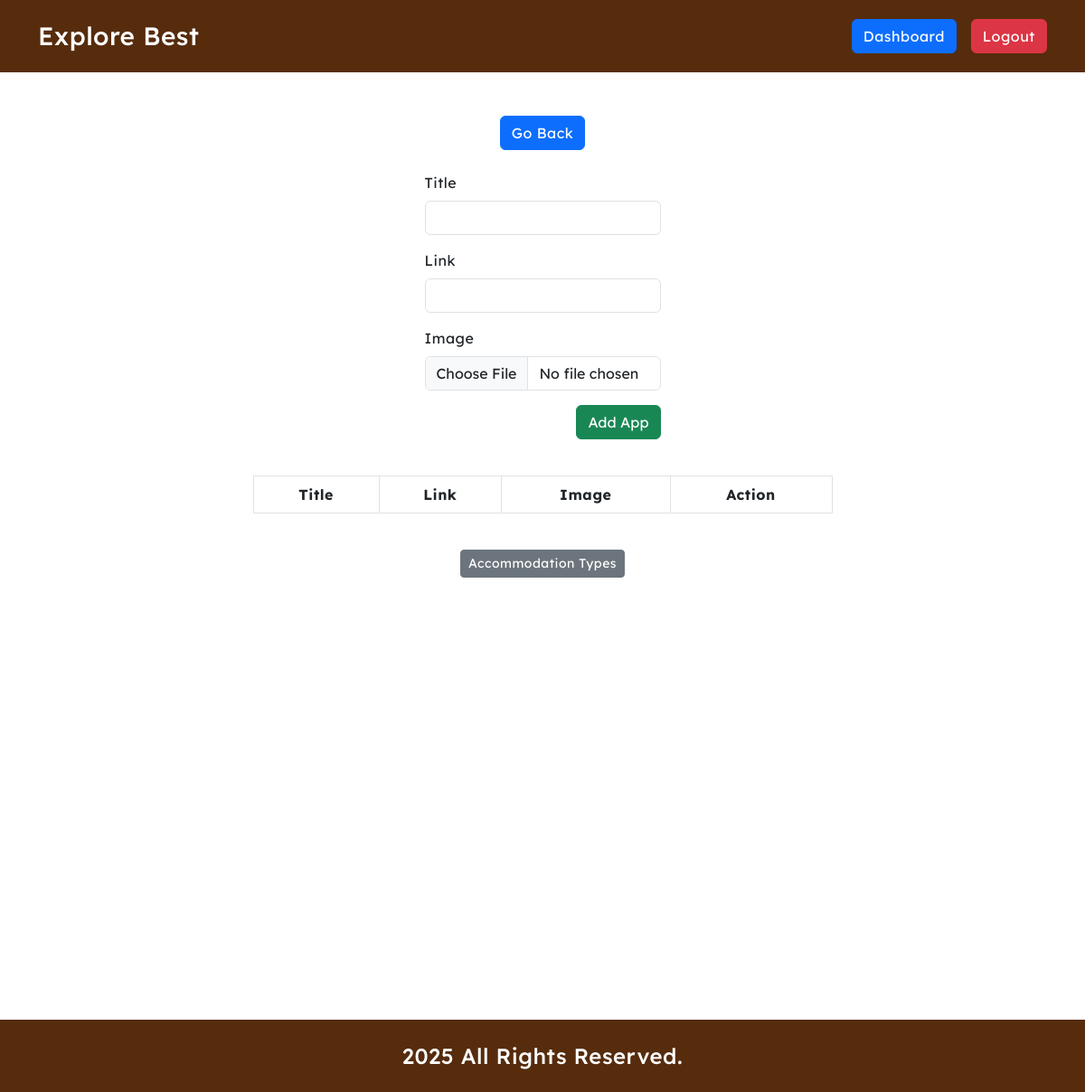
The app's page /admin_app.php (signed in), older data.
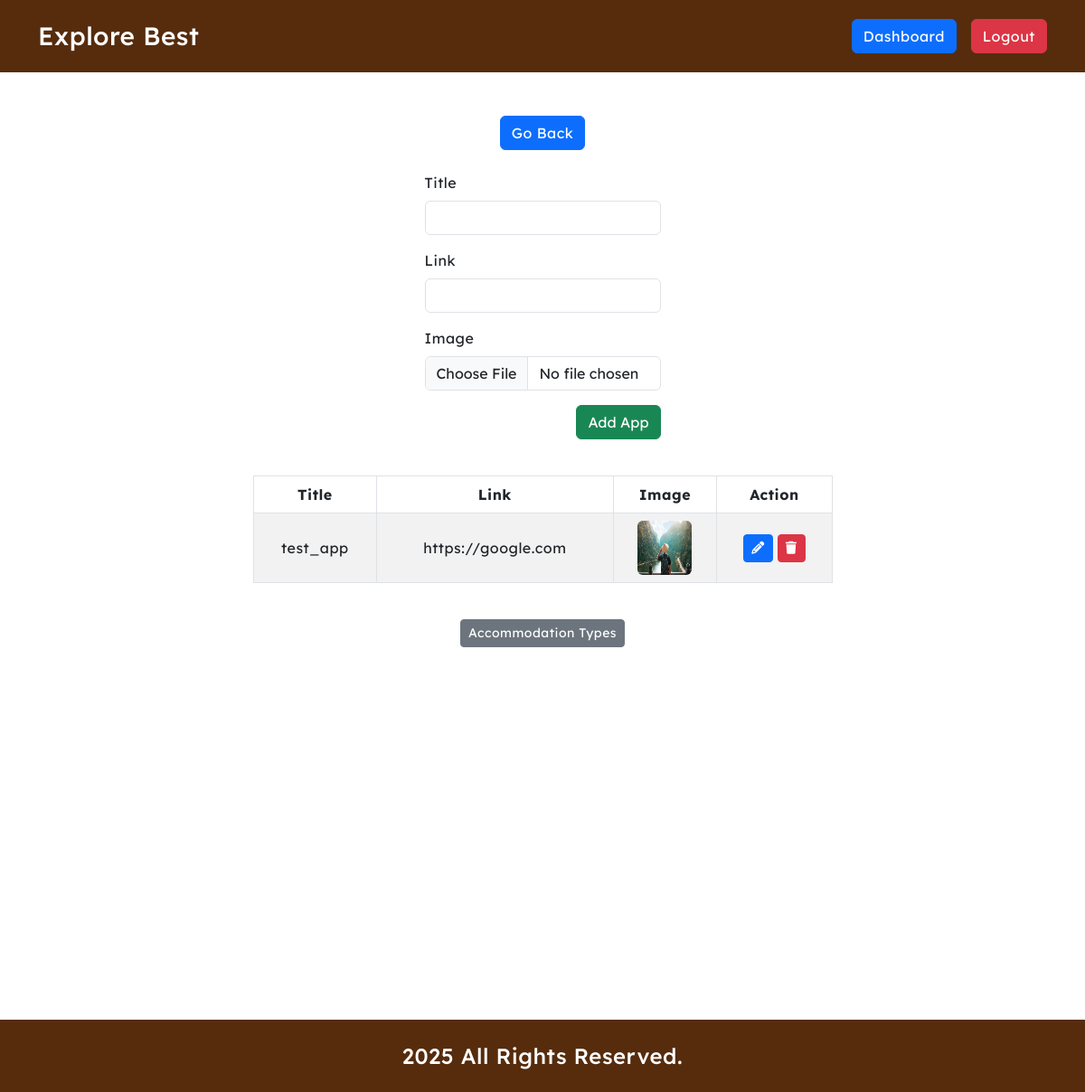
The same page, newer data.
### tables this page shows
CREATE TABLE `applications` (
  `id` int(11) NOT NULL,
  `title` varchar(255) NOT NULL,
  `link` varbinary(255) NOT NULL,
  `image` text NOT NULL
);

### admin_app.php (the view, shortened to what this page needs)
<?php
require_once 'core/database.php';
?>
<!DOCTYPE html>
<html lang="en">
<head>
    <?php include_once "includes/external_css.php"; ?>
</head>
<body id="adminDashboard">
    <?php include_once "includes/header.php"; ?>
    <main>
        <div class="container my-5">
            <div class="row">
                <div class="col-12">
                    <div class="btn_wrapper d-flex justify-content-center gap-2">
                        <a href="./adminDashboard.php" class="btn btn-primary">Go Back</a>
                    </div>
                </div>
            </div>
            <form id="add_app_form" enctype="multipart/form-data" class="app_form my-4">
                <div class="row">
                    <div class="col-12 col-md-3 mx-auto">
                        <div class="row">
                            <div class="col-12 mx-auto mb-3">
                                <div class="form-group">
                                    <label for="title" class="form-label">Title</label>
                                    <input type="text" name="title" id="title" class="form-control" required>
                                </div>
                            </div>
                            <div class="col-12 mx-auto mb-3">
                                <div class="form-group">
                                    <label for="link" class="form-label">Link</label>
                                    <input type="url" name="link" id="link" class="form-control" required>
                                </div>
                            </div>
                            <div class="col-12 mx-auto mb-3">
                                <div class="form-group">
                                    <label for="image" class="form-label">Image</label>
                                    <input type="file" name="image" id="image" class="form-control" required>
                                </div>
                            </div>
                            <div class="col-12 mb-3">
                                <div class="form-group d-flex justify-content-end">
                                    <button type="submit" class="btn btn-success">Add App</button>
                                </div>
                            </div>
                        </div>
                    </div>
                </div>
            </form>
            <div class="row">
                <div class="col-12 col-md-7 mx-auto">
                    <table id="type-table"
                        class="table table-bordered table-striped table-responsive text-center align-middle">
                        <thead>
                            <tr>
                                <th class="text-center">Title</th>
                                <th class="text-center">Link</th>
                                <th class="text-center">Image</th>
                                <th class="text-center">Action</th>
                            </tr>
                        </thead>
                        <tbody>
                            <?php
                            $app_Q = $db->query("CALL `get_apps`()");
                            if ($app_Q->num_rows > 0):
                                while ($app = $app_Q->fetch_object()): ?>
                                    <tr>
                                        <td><?= $app->title ?></td>
                                        <td><?= $app->link ?></td>
                                        <td><img src="<?= $app->image ?>" width="60" height="60" class="rounded d-block mx-auto"
                                                alt="app-<?= $app->app_id ?>">
                                        </td>
                                        <td>
                                            <a href="#!" data-id="<?= $app->app_id ?>" data-title="<?= $app->title ?>"
                                                data-link="<?= $app->link ?>" class="btn btn-sm btn-primary btn-upd-app"><i
                                                    class="fas fa-pencil"></i></a>
                                            <a href="#!" data-id="<?= $app->app_id ?>" data-table="applications" data-msg="App"
                                                class="btn btn-sm btn-danger btn-del"><i class="fas fa-trash"></i></a>
                                        </td>
                                    </tr>
                                    <?php
                                endwhile;
                            endif;
                            ?>
                        </tbody>
                    </table>
                </div>
            </div>
            <div class="row mt-4">
                <div class="col-12 text-center">
                    <a href="#!" class="btn btn-secondary btn-sm">Accommodation Types</a>
                </div>
            </div>
        </div>
    </main>
    <?php include_once "includes/footer.php"; ?>
</body>
</html>

Row changes from the older to the newer data that the page shows:
added applications: title "test_app", link "https://google.com", image (picture)
